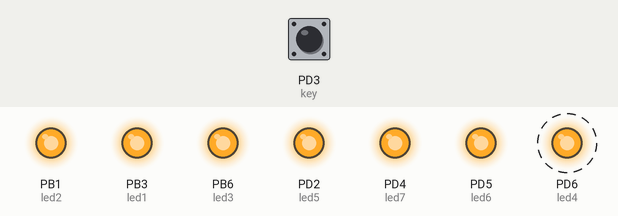
The program below on a simulated ATtiny2313, built with avr-gcc and emulated at 0.128 MHz. On the bench: output pins drawn as LEDs (lit = HIGH). Dashed ring = blinking. Inputs (shaded band) come from the test bench; at power-on: PD3 (key) HIGH. Sleep ends after the set time or at an interrupt.

Above: at 1.2 s.
1.3 s: PD3 (key) pulled LOW for 0.15 s
At 2.8 s:
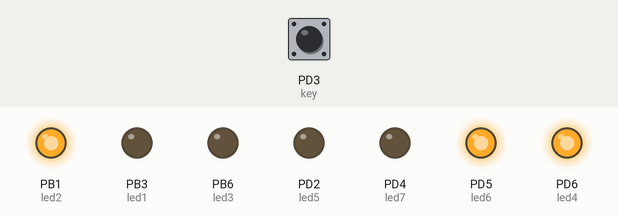
At 5.1 s:
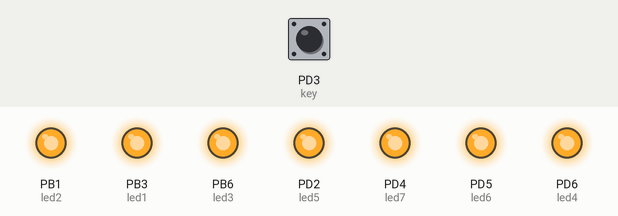
Timing chart, 0 to 6.6 s (numbered marks = the images above; inputs shaded):
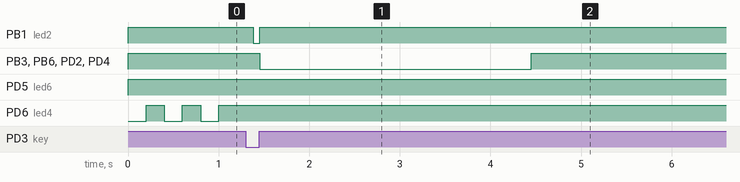

Measured:
- after the input at 1.3 s, PB1 (led2): HIGH → LOW after 0.08 s, → HIGH 0.07 s later; PB3 (led1), PB6 (led3), PD2 (led5), PD4 (led7): HIGH → LOW after 0.15 s, → HIGH 3.0 s later
- by itself, PD6 (led4): alternates HIGH for 0.20 s and LOW for 0.20 s

The program:

elektrokosti.c
```c
/*
 * elektrokosti.c
 *
 * Created: 28.05.2015 16:56:17
 *  Author: Sergey
 */

#define F_CPU 128000UL
#include <avr/io.h>
#include <avr/interrupt.h>

#include <avr/sleep.h>
#include <avr/power.h>
#include <util/delay.h>

#define led1 PB3
#define led2 PB1
#define led3 PB6
#define led4 PD6
#define led5 PD2
#define led6 PD5
#define led7 PD4

#define key PIND3


unsigned int i,j;// asm("r16");
unsigned char k;


void led_on()
{
	PORTD&=~((1<<led4)|(1<<led5)|(1<<led6)|(1<<led7));
	PORTB&=~((1<<led1)|(1<<led2)|(1<<led3));
}

void led_off()
{
	PORTD|=((1<<led4)|(1<<led5)|(1<<led6)|(1<<led7));
	PORTB|=((1<<led1)|(1<<led2)|(1<<led3));
}

void deg_to_led(unsigned char deg)
{
	switch(deg)
	{
		case 1:
		{

			PORTD=0b00111100;
			PORTB=0b01001010;
			break;
		}
		case 2:
		{
			PORTD=0b01111000;
			PORTB=0b00001010;
			break;
		}
		case 3:
		{
			PORTD=0b00111000;
			PORTB=0b00001010;
			break;
		}
		case 4:
		{
			PORTD=0b01101000;
			PORTB=0b00000010;
			break;
		}
		case 5:
		{
			PORTD=0b00101000;
			PORTB=0b00000010;
			break;
		}

		case 6:
		{
			PORTD=0b01001000;
			PORTB=0b00000000;
			break;
		}
	}


}

void show_led(unsigned char i)
{
	switch(i)
	{
		case 1:
		{
			led_off();
			PORTB&=~(1<<led1);
			break;
		}
		case 2:
		{
			led_off();
			PORTB&=~(1<<led2);
			break;
		}
		case 3:
		{
			led_off();
			PORTB&=~(1<<led3);
			break;
		}
		case 4:
		{
			led_off();
			PORTD&=~(1<<led7);
			break;
		}
		case 5:
		{
			led_off();
			PORTD&=~(1<<led6);
			break;
		}

		case 6:
		{
			led_off();
			PORTD&=~(1<<led5);
			break;
		}
	}


}

//ISR(em)

ISR(INT1_vect)
{
GIMSK&=~(1<<INT1);
//cli();
//GIMSK=0b00000000;
//MCUCR|=(1<<ISC10);
//		PORTD=0b00001000;
//		PORTB=0b00000000;
//		_delay_ms (1);
//show_led(k);
}


int main(void)
{
cli();

	PORTD=0b01111100;
//	PORTD=0b00000100;
	 DDRD=0b01110100;
	PORTB=0b01001010;
//	PORTB=0b00000000;
	 DDRB=0b01001010;


		led_off();
		PORTD&=~(1<<led4);
		_delay_ms (200);
		led_off();
		_delay_ms (200);
		led_off();
		PORTD&=~(1<<led4);
		_delay_ms (200);
		led_off();
		_delay_ms (200);
		led_off();
		PORTD&=~(1<<led4);
		_delay_ms (200);
		led_off();

//deg_to_led(5);
//MCUCR|=(1<<ISC10);
GIMSK|=(1<<INT1);
//	GIMSK=0b10000000;

//	MCUCR=0b00000010;
//	PCMSK=0b00001000;


set_sleep_mode(SLEEP_MODE_PWR_DOWN);
//power_all_disable();

	sei();
    sleep_mode();
    while(1)
    {
		while (!(PIND&(1<<key)))
		{
			i++;
			j++;
			if(j>360)
			{
				j=0;
				k++;
				show_led((k%6)+1);
			}
		}
		deg_to_led((i%6)+1);
	    _delay_ms (3000);
		led_off();
		GIMSK|=(1<<INT1);
		sleep_mode();
    }
}
```
